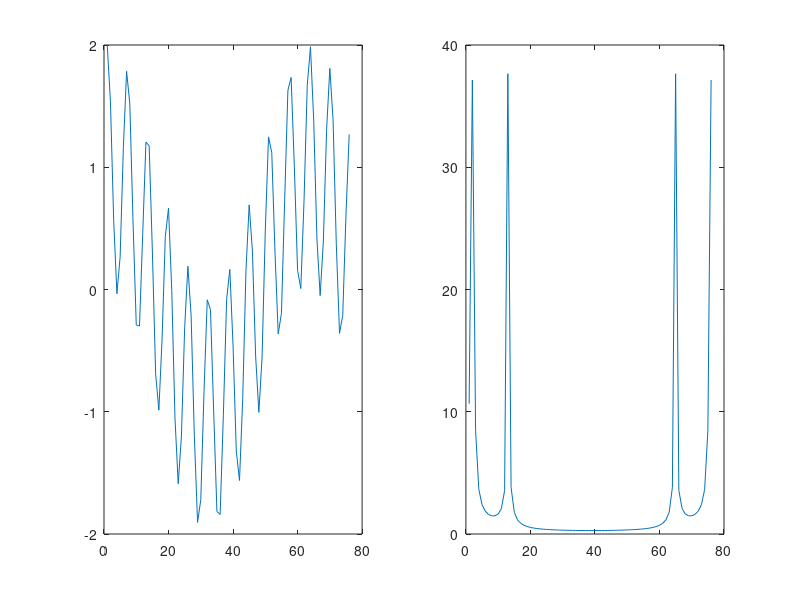

Write MATLAB code to recreate this figure.
t = 0:0.1:2.4*pi;
x = cos(t)+cos(10*t);
xfft = fft(x);

figure;
subplot(1,2,1);
plot(x);
subplot(1,2,2);
plot(abs(xfft));